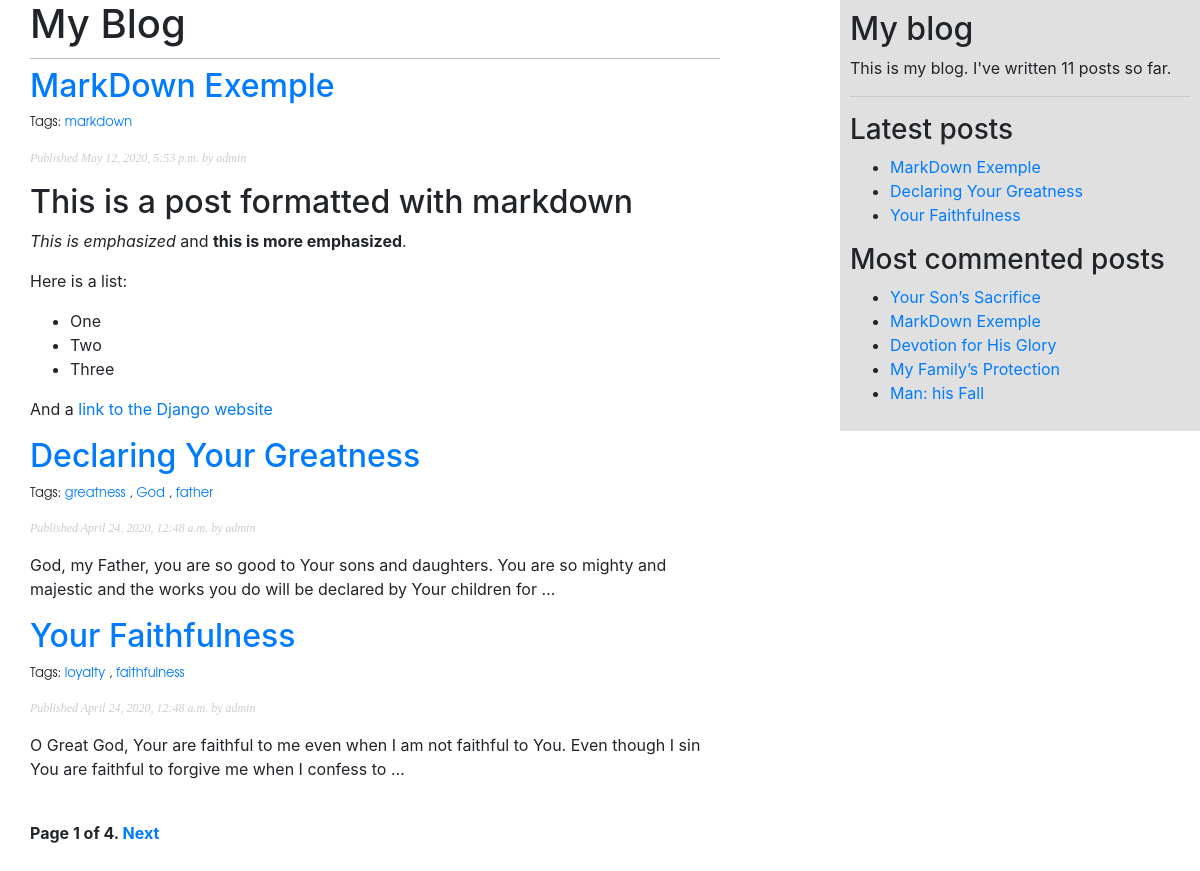
/BlogApp/, run on the app's committed database.
### BlogApp/models.py (models this page shows, shortened)
class Post(models.Model):
    STATUS_CHOICES = (
        ('draft', 'Draft'),
        ('published', 'Published'),
    )
    title = models.CharField(max_length=250)
    slug = models.SlugField(max_length=250,
                            unique_for_date='publish')
    author = models.ForeignKey(User,
                               on_delete=models.CASCADE,
                               related_name='blog_posts')
    body = models.TextField()
    publish = models.DateTimeField(default=timezone.now)
    created = models.DateTimeField(auto_now_add=True)
    updated = models.DateTimeField(auto_now=True)
    status = models.CharField(max_length=10,
                              choices=STATUS_CHOICES,
                              default='draft')
    objects = models.Manager()
    published = PublishedManager()
    tags = TaggableManager()
    class Meta:
        ordering = ('-publish',)
    def get_absolute_url(self):
        return reverse('BlogApp:post_detail',
                       args=[self.publish.year,
                             self.publish.month,
                             self.publish.day,
                             self.slug])

### BlogApp/views.py (the view)
# urls.py: path('', views.post_list, name='post_list'),
def post_list(request, tag_slug=None):
    published_posts = Post.published.all()
    tag = None
    if tag_slug:
        tag = get_object_or_404(Tag, slug=tag_slug)
        published_posts = published_posts.filter(tags__in=[tag])
    paginator = Paginator(published_posts, 3)
    page = request.GET.get('page')
    try:
        posts = paginator.page(page)
    except PageNotAnInteger:
        posts = paginator.page(1)
    except EmptyPage:
        posts = paginator.page(paginator.num_pages)
    return render(request, 'BlogApp/post/list.html', {'page': page,
                                                      'posts': posts,
                                                      'tag': tag})

### BlogApp/models.py (called while the page is built)
    def get_queryset(self):
        return super().get_queryset().filter(status='published')

### BlogApp/templatetags/blog_tags.py (called while the page is built)
@register.simple_tag
def total_posts():
    return Post.published.count()

@register.inclusion_tag('BlogApp/post/latest_post.html')
def show_latest_posts(count=5):
    latest_posts = Post.published.order_by('-publish')[:count]
    return {'latest_posts': latest_posts}

@register.simple_tag
def get_most_commented_posts(count=5):
    return Post.published.annotate(
        total_comments=Count('comments')
    ).order_by('-total_comments')[:count]

@register.filter(name='markdown')
def markdown_format(text):
    return mark_safe(markdown.markdown(text))

### BlogApp/templates/BlogApp/post/list.html (shortened to what this page needs)
{% extends "BlogApp/base.html" %}
{% load blog_tags %}
{% block content %}
    <h1>My Blog</h1>
    {% for post in posts %}
        <h2>
            <a href="{{ post.get_absolute_url }}">
                {{ post.title }}
            </a>
        </h2>
        <p class="tags">
            Tags:
            {% for tag in post.tags.all %}
                <a href="{% url "BlogApp:post_list_by_tag" tag.slug %}">
                    {{ tag.name }}
                </a>
                {% if not forloop.last %}, {% endif %}
            {% endfor %}
        </p>
        <p class="date">
            Published {{ post.publish }} by {{ post.author }}
        </p>
        {{ post.body|markdown|truncatewords_html:30 }}
    {% endfor %}
    {% include "pagination.html" with page=posts %}
{% endblock %}

### BlogApp/templates/BlogApp/base.html (shortened to what this page needs)
{% load blog_tags %}
{% load static %}
<!DOCTYPE html>
<html lang="en">
<head>
    <link href="{% static "css/reset.css" %}" rel="stylesheet">
    <link href="{% static "css/BlogApp.css" %}" rel="stylesheet">
    <link href="{% static '/css/bootstrap.min.css' %}" rel="stylesheet">
</head>
<body>
<div id="content">
    {% block content %}
    {% endblock %}
</div>
<div id="sidebar">
    <h2>My blog</h2>
    <p>This is my blog. I've written {% total_posts %} posts so far.</p>
    <hr>
    <h3>Latest posts</h3>
    {% show_latest_posts 3 %}
    <h3>Most commented posts</h3>
    {% get_most_commented_posts as most_commented_posts %}
    <ul>
        {% for post in most_commented_posts %}
            <li>
                <a href="{{ post.get_absolute_url }}">{{ post.title }}</a>
            </li>
        {% endfor %}
    </ul>
</div>
</body>
</html>

### BlogApp/templates/BlogApp/post/latest_post.html
<ul>
    {% for post in latest_posts %}
        <li>
            <a href="{{ post.get_absolute_url }}">{{ post.title }}</a>
        </li>
    {% endfor %}
</ul>

### BlogApp/static/css/BlogApp.css (style rules this page uses)
body { margin:0; padding:0; font-family:helvetica, sans-serif; }
a { color:#00abff; text-decoration:none; }
h1 { font-weight:normal; border-bottom:1px solid #bbb; padding:0 0 10px 0; }
h2 { font-weight:normal; margin:30px 0 0; }
#content { float:left; width:60%; padding:0 0 0 30px; }
#sidebar { float:right; width:30%; padding:10px; background: #e0e0e0; height:100%; }
p.date { color:#ccc; font-family: georgia, serif; font-size: 12px; font-style: italic; }
p.tags { font-size: 13px; font-family: Avantgarde, TeX Gyre Adventor, URW Gothic, serif; }

### data on the page
Post: title "MarkDown Exemple", publish "May 12, 2020, 5:53 p.m.", author "admin", body "This is a post formatted with markdown This is emphasized and this is more emphasized . Here is a list: One Two Three And a link to the Django website"
Tag: name "markdown"
Post: title "Declaring Your Greatness", publish "April 24, 2020, 12:48 a.m.", author "admin", body "God, my Father, you are so good to Your sons and daughters. You are so mighty and majestic and the works you do will be declared by Your children for …"
Tag: name "greatness"
Tag: name "God"
Tag: name "father"
Post: title "Your Faithfulness", publish "April 24, 2020, 12:48 a.m.", author "admin", body "O Great God, Your are faithful to me even when I am not faithful to You. Even though I sin You are faithful to forgive me when I confess to …"
Tag: name "loyalty"
Tag: name "faithfulness"
Post: title "Your Son’s Sacrifice"
Post: title "Devotion for His Glory"
Post: title "My Family’s Protection"
Post: title "Man: his Fall"

### other printed values
{{ page.number }} "1"
{{ page.paginator.num_pages }} "4"
